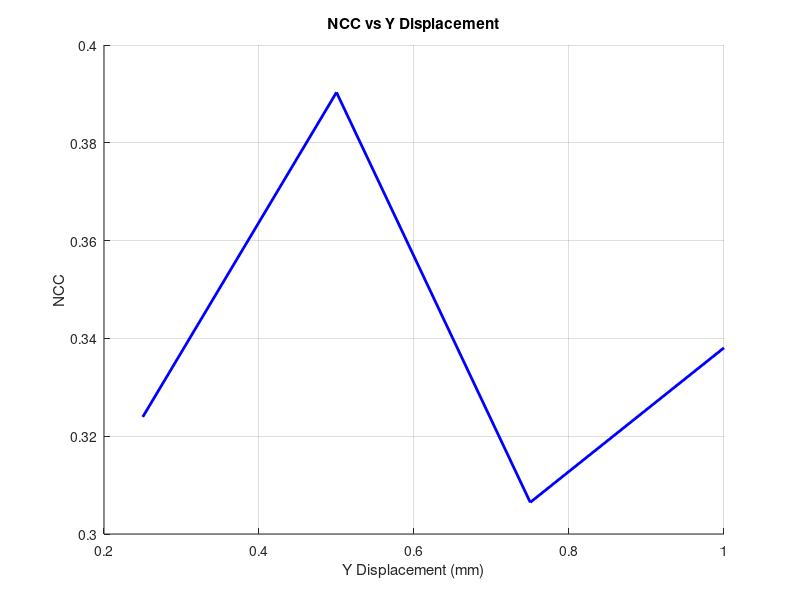

Here is the MATLAB script that generated this plot: (Note: this script raises an error after producing the figure.)
function speckleNCC_zipper()
    %% 初始化參數
    settings = struct(...
        'num_iterations', 5, ...        % 幀數
        'fx', 5e6, ...
        'c', 1540, ...
        'dt', 1/100, ...                % 幀間時間 (秒)
        'Vmax', 25, ...                  % 最大速度 mm/s
        'num_scatterers', 5000, ...
        'vessel_radius', 5, ...
        'vessel_length', 14, ...
        'min_distance', 0.02, ...
        'vessel_r', 0.9, ...             % kernel 中心半徑
        'z_size', 13, ...                % 成像深度 mm
        'x_size', 10, ...
        'dz', 0.05, ...
        'dx', 0.05, ...
        'zipper_num', 4, ...            % (先不用)Zipper 元件數
        'zipper_pitch', 3, ...       % mm
        'zipper_width', 0.3, ...
        'zipper_height', 6, ...
        'zipper_gap', 0.01 ...
    );
    zipper_data = [...
        1, settings.zipper_gap/2, (settings.zipper_width + settings.zipper_gap)/2 - 2e-3, 0, ...
           settings.zipper_gap/2, (-settings.zipper_height - settings.zipper_gap)/2, 0, ...
           settings.zipper_gap/2 + settings.zipper_width, (-settings.zipper_height - settings.zipper_gap)/2, 0, ...
           settings.zipper_width + settings.zipper_gap/2, (-settings.zipper_width - settings.zipper_gap)/2 + 2e-3, 0, ...
           1, settings.zipper_width, settings.zipper_height + settings.zipper_gap, ...
           0, 0, 0;  % 共18個數據 + 1個 id
        2, settings.zipper_gap/2, (settings.zipper_width + settings.zipper_gap)/2, 0, ...
           settings.zipper_gap/2, (settings.zipper_width + settings.zipper_gap)/2 - 2e-3, 0, ...
           settings.zipper_width + settings.zipper_gap/2, (-settings.zipper_width - settings.zipper_gap)/2 + 2e-3, 0, ...
           settings.zipper_gap/2 + settings.zipper_width, (settings.zipper_width + settings.zipper_gap)/2, 0, ...
           1, settings.zipper_width, settings.zipper_width + settings.zipper_gap, ...
           0, 0, 0;
    ];
    rng(42);   % 固定scatter
    % rng('default');  % 不固定scatter
    num_repeat = 1;  % 跑20次不同 speckle樣本
    [X, Z, x, z] = buildMeshgrid(settings);
    
    num_moved = settings.num_iterations - 1;
    ncc_all = zeros(num_repeat, num_moved);
    displacement_all = zeros(num_repeat, num_moved);  % 只記錄 dy 位移
    velocity_all = zeros(num_repeat, num_moved);
    dy_peak = zeros(num_repeat, 1);
    
    for trial = 1:num_repeat
        fprintf('第 %d 次模擬...\n', trial);

        [sx, sy, sz, amp] = genScatters(settings);
        sx_iter = sx; sy_iter = sy; sz_iter = sz;

        num_sub_elements = size(zipper_data, 1);
        tx_list_left = 1:2:num_sub_elements;
        rx_list_left = 1:2:num_sub_elements;
        tx_list_right = 2:2:num_sub_elements;
        rx_list_right = 2:2:num_sub_elements;

        [original_image, moved_images] = generateAllImages(sx_iter, sy_iter, sz_iter, amp, tx_list_left, rx_list_left, tx_list_right, rx_list_right, settings, X, Z,zipper_data);

        kernel_w = round(6 / settings.dx);
        kernel_h = round(6 / settings.dz);
        kx = round((settings.x_size/2 - 2) / settings.dx);
        kz = round(6 / settings.dz);
        kernel_block = [kx, kz, kx + kernel_w - 1, kz + kernel_h - 1];
        matched_positions = cell(1, settings.num_iterations);
        %--- 計算 origin_image 跟每張 moved_images 的 NCC，並找出最高的那張
        for l = 2:settings.num_iterations
            [disp_vec, cc_max, matched_pos] = calculateMatchedBlock_3D(original_image, moved_images{l}, kernel_block, kernel_w, kernel_h, settings, l, x, z);
            displacement_all(trial, l-1) = disp_vec(2);
            velocity_all(trial, l-1) = disp_vec(2) / ((l-1) * settings.dt);
            ncc_all(trial, l-1) = cc_max;
            matched_positions{l} = matched_pos;
        end
        % 取最佳相關係數對應的影像
        [best_ncc, best_idx] = max(ncc_all(trial, :));
        best_frame = best_idx + 1;
        best_dy    = displacement_all(trial, best_idx);
        best_vel   = velocity_all(trial, best_idx);
        fprintf('最佳匹配：第 %d 幀 (NCC=%.3f)，位移=%.3f mm，速度=%.3f mm/s\n', ...
                best_frame, best_ncc, best_dy, best_vel);
        dy_peak(trial) = best_dy;
        disp(displacement_all);
        disp(ncc_all);
        disp("左元件座標：");
        disp(zipper_data(1, 2:4));
        disp("右元件座標：");
        disp(zipper_data(2, 2:4));
        fprintf("真實位移 per frame: %.2f mm\n", settings.Vmax * settings.dt);
        fprintf("幀數: %d\n", settings.num_iterations);
    end
    %% NCC vs y displacement
    figure;
    hold on;
    for trial = 1:num_repeat
        plot(displacement_all(trial,:), ncc_all(trial,:), 'Color', [0.7 0.9 1]);
    end
    plot(mean(displacement_all, 1, 'omitnan'), mean(ncc_all, 1, 'omitnan'), '-b', 'LineWidth', 2);
    xlabel('Y Displacement (mm)'); ylabel('NCC'); grid on;
    title('NCC vs Y Displacement'); hold off;
    %% Speckle 移動影片（新增 kernel 與 matched block 顯示）
    v = VideoWriter('speckle_flow.avi');
    v.FrameRate = 5;
    open(v);
    fig = figure('Name', 'Speckle Flow Frame');
    for i = 1:settings.num_iterations
        imagesc(x, z, moved_images{i}); colormap gray; axis image; colorbar;
        title(sprintf('Frame %d', i)); hold on;
        rectangle('Position', [(x(kx)), (z(kz)), kernel_w * settings.dx, kernel_h * settings.dz], 'EdgeColor', 'g', 'LineWidth', 1.5);
        if i > 1 && ~isempty(matched_positions{i})
            rect_x = matched_positions{i}(1);
            rect_z = matched_positions{i}(2);
            rectangle('Position', [rect_x, rect_z, kernel_w * settings.dx, kernel_h * settings.dz], ...
                      'EdgeColor', 'm', 'LineStyle', '--', 'LineWidth', 1.2);
        end
        hold off;
        drawnow;
        frame = getframe(fig);
        writeVideo(v, frame);
    end
    close(v);
    close(fig);
    implay('speckle_flow.avi');

     %% 原始影像與 kernel 標示
    figure('Name', 'Original Image');
    imagesc(x, z, original_image); colormap gray; colorbar;
    xlabel('Lateral (mm)'); ylabel('Axial (mm)'); axis image;
    rectangle('Position', [(x(kx)), (z(kz)), kernel_w * settings.dx, kernel_h * settings.dz], 'EdgeColor', 'r', 'LineWidth', 1.5);
end
function [X, Z, x, z] = buildMeshgrid(settings)
    x = -settings.x_size/2 : settings.dx : settings.x_size/2;
    z = 0 : settings.dz : settings.z_size;
    [X, Z] = meshgrid(x, z);
end

function [sx, sy, sz, amp] = genScatters(s)
    max_trials = s.num_scatterers * 10;  % 嘗試上限
    points = zeros(max_trials, 3);
    count = 0;

    while count < s.num_scatterers
        candidate = [(rand()-0.5)*s.x_size, ...
                     (rand()-0.5)*s.zipper_height, ...
                     rand()*s.z_size];

        if count == 0 || all(vecnorm(points(1:count,:) - candidate, 2, 2) > s.min_distance)
            count = count + 1;
            points(count, :) = candidate;
        end
    end

    sx = points(1:count, 1);
    sy = points(1:count, 2);
    sz = points(1:count, 3);
    amp = sqrt(-2 * log(rand(count, 1)));  % Rayleigh 分布
end

function [sx, sy, sz, amp] = updateScatterers(sx, sy, sz, amp, s ,step)
    % 固定 scatter 模式 + y 方向流動
    if nargin < 6
        step = 1;  % 預設每次只移動一幀
    end
    vy = s.Vmax * ones(size(sy));          % 每個點都以最大速度往 y 方向移動
    sy = sy + vy * s.dt * step;            % 更新位置：y = y + v * dt * step

    % 保留在成像區域內的 scatterers
    inside_idx = (abs(sx) <= s.x_size/2) & (abs(sy) <= s.zipper_height/2) & (sz <= s.z_size);
    sx = sx(inside_idx);       
    sy = sy(inside_idx);
    sz = sz(inside_idx);
    amp = amp(inside_idx);

    % 若 scatterers 不足則補進新 speckle（補在 sy = -zipper_height/2 附近）
    % num_new = s.num_scatterers - numel(sx);
    % if num_new > 0
    %     new_sx = (rand(num_new,1) - 0.5) * s.x_size;
    %     new_sy = -s.zipper_height/2 + 0.1 * rand(num_new,1);  % 稍微進入畫面內的底部
    %     new_sz = rand(num_new,1) * s.z_size;
    % 
    %     sx = [sx; new_sx];
    %     sy = [sy; new_sy];
    %     sz = [sz; new_sz];
    %     new_amp = sqrt(-2 * log(rand(num_new,1)));
    %     amp = [amp; new_amp];
    % end
end
function [original_image, moved_images] = generateAllImages(sx, sy, sz, amp, tx_list_left, rx_list_left, tx_list_right, rx_list_right, settings, X, Z, zipper_data)
    image_h = size(Z, 1);
    image_w = size(Z, 2);
    moved_images = cell(1, settings.num_iterations);

    % 左元件收 Frame 1（原始影像）
    fprintf('模擬影像第 1 幀（左元件）\n');
    img_left = generateZipperImage(sx, sy, sz, amp, tx_list_left, rx_list_left, settings, X, Z, zipper_data);
    original_image = imresize(img_left, [image_h, image_w]);
    moved_images{1} = original_image;
    % 右元件收後續幀（模擬 speckle 往 y 軸移動）
    for iter = 2:settings.num_iterations
        fprintf('模擬影像第 %d 幀（右元件）\n', iter);
        [sx, sy, sz, amp] = updateScatterers(sx, sy, sz, amp, settings, iter - 1);
        img_right = generateZipperImage(sx, sy, sz, amp, tx_list_right, rx_list_right, settings, X, Z, zipper_data);
        moved_images{iter} = imresize(img_right, [image_h, image_w]);
    end
end
function img = generateZipperImage(sx, sy, sz, amp, tx_list, rx_list, s, X, Z, zipper_data)
    sigma_x = 0.3; sigma_z = 0.3; sigma_y0 = 0.5; alpha = 0.05;
    z_size = max(Z(:)); z_focal = z_size / 2;
    sigma_y = sigma_y0 + alpha*(Z - z_focal).^2;
    % 從 data 擷取發射/接收元件中心點
    num_elements = size(zipper_data, 1);  % 一共有幾個元件
    ele_center = zeros(num_elements, 3);
    for i = 1:num_elements
        ele_center(i, :) = zipper_data(i, 2:4);  % (x1, y1, z1)
    end

    flowField = zeros(size(X));
    for tx = tx_list
        for rx = rx_list
            for i = 1:length(sx)
                tx_delay = norm([sx(i) sy(i) sz(i)] - ele_center(tx,:)) / s.c;
                rx_delay = norm([sx(i) sy(i) sz(i)] - ele_center(rx,:)) / s.c;
                total_delay = tx_delay + rx_delay;
                dir_tx = (sz(i) - ele_center(tx,3)) / norm([sx(i) - ele_center(tx,1), sy(i) - ele_center(tx,2), sz(i) - ele_center(tx,3)]);
                dir_rx = (sz(i) - ele_center(rx,3)) / norm([sx(i) - ele_center(rx,1), sy(i) - ele_center(rx,2), sz(i) - ele_center(rx,3)]);
                directivity = (dir_tx * dir_rx)^1.0;
                % elev_weight = exp(-(sy(i)^2) ./ (2*sigma_y.^2));
                depth_idx = min(max(round((sz(i) / z_size) * size(sigma_y,1)),1), size(sigma_y,1));
                elev_weight = exp(-(sy(i)^2) ./ (2 * sigma_y(depth_idx,1)^2));
                phase = 2*pi*s.fx*total_delay;
                psf = amp(i) * directivity * elev_weight .* exp(-(((X - sx(i)).^2)/(2*sigma_x^2) + ((Z - sz(i)).^2)/(2*sigma_z^2))) .* cos(2*pi*s.fx/s.c * (Z - sz(i)) + phase);
                flowField = flowField + psf;
            end
        end
    end

    envelope = abs(hilbert(flowField));
    envelope_norm = envelope / max(envelope(:));
    % envelope_db = 20 * log10(envelope_norm);
    % img = max(envelope_db, -50);
    img = envelope_norm;  % 線性歸一(debug)
end
function [disp_vec, cc_max, matched_block_pos] = calculateMatchedBlock_3D(orig_img, moved_img, k_block, window_w, window_h, s, iter, x, z)
    x0 = k_block(1); z0 = k_block(2);
    template = orig_img(z0:z0+window_h-1, x0:x0+window_w-1);

    if std(template(:)) == 0
        cc_max = 0; disp_vec = [0;0;0]; matched_block_pos = [x(x0), z(z0)]; return;
    end

    dx = s.dx; dz = s.dz;
    [h_img, w_img] = size(moved_img);

    pad_x = round((((window_w * 1.5)-3) / dx) / 2);
    pad_z = round((((window_h * 6)-3) / dz) / 2);
    pad_x = min([pad_x, x0 - 1, w_img - (x0 + window_w - 1)]);
    pad_z = min([pad_z, z0 - 1, h_img - (z0 + window_h - 1)]);
    if pad_x < 1 || pad_z < 1
        cc_max = 0; disp_vec = [0;0;0]; matched_block_pos = [x(x0), z(z0)]; return;
    end

    xmin = x0 - pad_x; xmax = x0 + window_w - 1 + pad_x;
    zmin = z0 - pad_z; zmax = z0 + window_h - 1 + pad_z;
    search_region = moved_img(zmin:zmax, xmin:xmax);

    C = normxcorr2(template, search_region);
    [cc_max, imax] = max(abs(C(:)));
    [ypeak, xpeak] = ind2sub(size(C), imax);
    yoffSet = ypeak - window_h;
    xoffSet = xpeak - window_w;

    matched_x0 = xmin + xoffSet;
    matched_z0 = zmin + yoffSet;

    matched_x0 = max(1, min(matched_x0, size(moved_img, 2) - window_w + 1));
    matched_z0 = max(1, min(matched_z0, size(moved_img, 1) - window_h + 1));

    dx_mm = (matched_x0 - x0) * dx;
    dz_mm = (matched_z0 - z0) * dz;
    dy_mm = (iter - 1) * s.Vmax * s.dt;

    disp_vec = [dx_mm; dy_mm; dz_mm];
    matched_block_pos = [x(matched_x0), z(matched_z0)];
    % debug
    % 1) pad 與 search size
    fprintf('Frame %d: pad_x=%d, pad_z=%d, search=%dx%d px\n', ...
            iter, pad_x, pad_z, zmax-zmin+1, xmax-xmin+1);
    
    % 2) offset
    fprintf('  peak offset dx=%d dz=%d px\n', xoffSet, yoffSet);
    
    % 3) region 統計
    region = moved_img( matched_z0 : matched_z0 + window_h - 1, ...
                       matched_x0 : matched_x0 + window_w - 1 );
    fprintf('  std(T)=%.3f std(R)=%.3f mean(T)=%.3f mean(R)=%.3f\n', ...
            std(template(:)), std(region(:)), mean(template(:)), mean(region(:)));
    
    % 4) SNR
    Cabs = abs(C);
    mu = mean(Cabs(:)); sigma = std(Cabs(:));
    fprintf('  corr peak=%.3f, avg=%.3f, std=%.3f, SNR=%.2f\n', cc_max, mu, sigma, (cc_max-mu)/sigma);

end